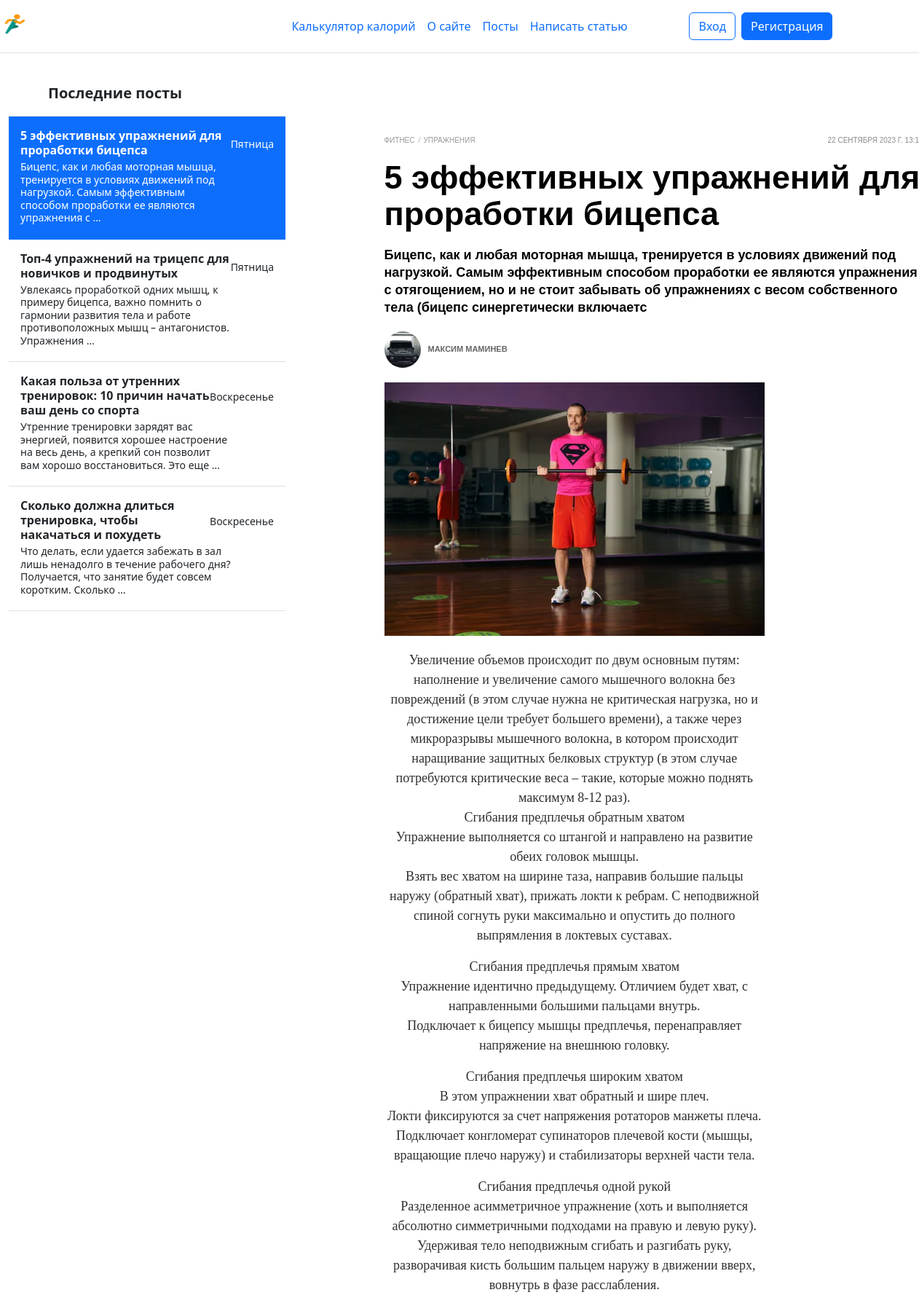
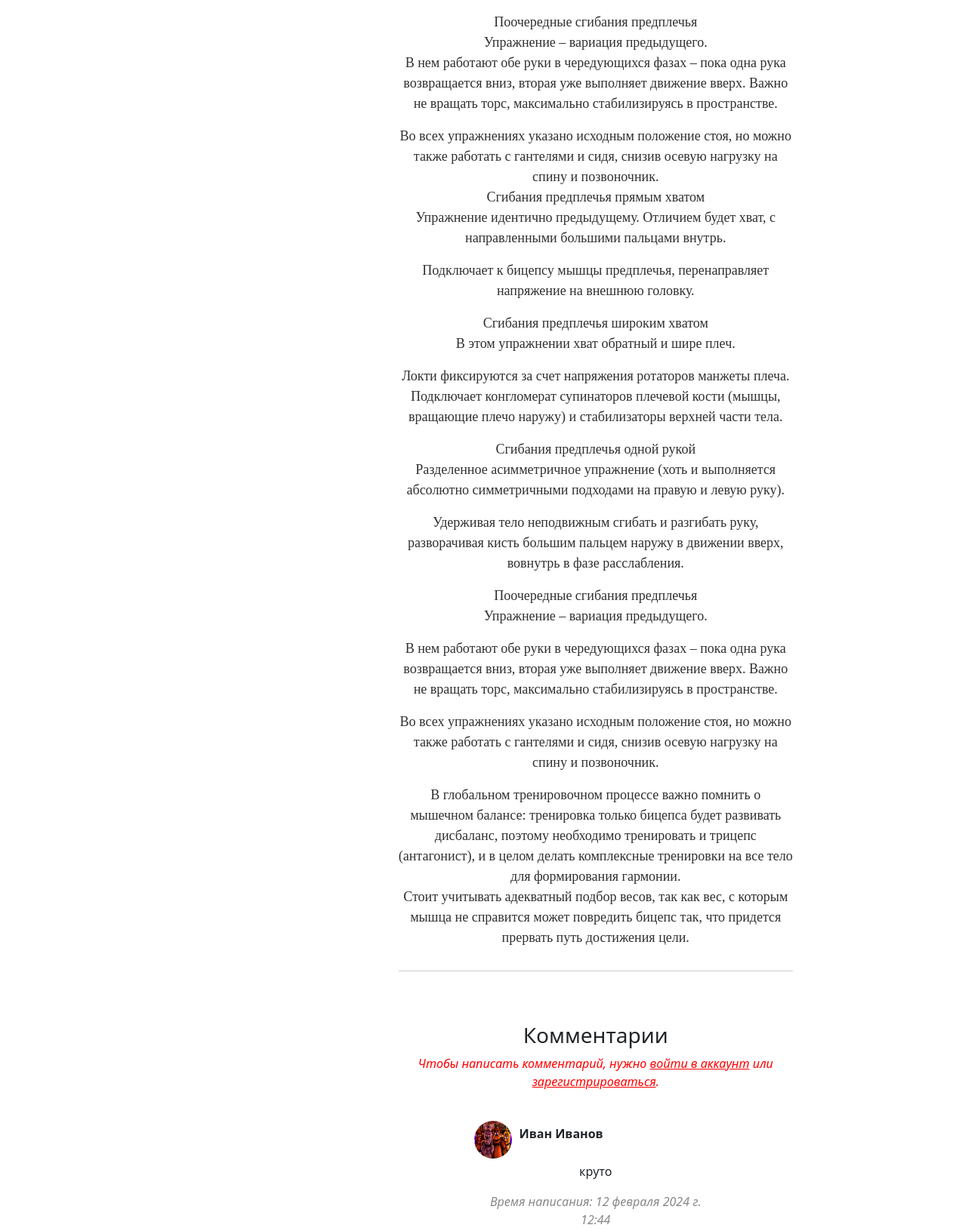
The app's page /posts/5-effektivnykh-uprazhnenii-dlia-prorabotki-bitsepsa/ (upper part) with its own data (2 pictures, top to bottom).
### calorie_calculator/models.py (models this page shows)
class Menu(models.Model):
    name = models.CharField(max_length=255, blank=True, verbose_name='Название')
    description = models.TextField(verbose_name='Описание')
    slug = models.CharField(max_length=255, verbose_name='URL', unique=True, null=True, blank=True)
    view_name = models.CharField(max_length=255, verbose_name='Название view', null=True)
    title_for_page = models.CharField(max_length=255, verbose_name='Заголовок для страницы', blank=True, null=True)
    def get_absolute_url(self):
        if self.slug is None:
            return reverse('home')
        return reverse(viewname=f'{self.view_name}')
    def __str__(self):
        return self.name

### posts/models.py (models this page shows, shortened)
class Posts(models.Model):
    title = models.CharField(max_length=255, verbose_name='Заголовок')
    content = models.TextField(verbose_name='Текст поста')
    description = models.CharField(max_length=255, verbose_name='Краткое описание статьи')
    slug = models.SlugField(max_length=255, db_index=True, unique=True, verbose_name='URL')
    cat = models.ForeignKey('Category', on_delete=models.CASCADE, verbose_name='Категория', null=True)
    time_create = models.DateTimeField(auto_now_add=True, verbose_name='Время создания')
    photo = models.ImageField(upload_to='photos/%Y/%m/%d', verbose_name='Картинка', null=True)
    author = models.ForeignKey(AUTH_USER_MODEL, on_delete=models.CASCADE, verbose_name='Автор', blank=True, null=True)
    is_published = models.BooleanField(verbose_name='Публикация', default=False)
    class Meta:
        verbose_name = 'Посты'
        verbose_name_plural = 'Посты'
        ordering = ['-time_create', '-title']
    def get_absolute_url(self):
        return reverse('post', kwargs={'post_slug': self.slug})

class Category(models.Model):
    name = models.CharField(max_length=255, blank=True, verbose_name='Название категории')
    slug = models.SlugField(max_length=255, unique=True, verbose_name='URL', db_index=True)
    def __str__(self):
        return self.name
    class Meta:
        verbose_name = 'Категория'
        verbose_name_plural = 'Категории'
        ordering = ['id']

class Comment(models.Model):
    post = models.ForeignKey('Posts', on_delete=models.CASCADE, verbose_name='Пост')
    user = models.ForeignKey(CustomUser, on_delete=models.CASCADE, verbose_name='Автор')
    content = models.TextField(verbose_name='Комментарий')
    created_at = models.DateTimeField(auto_now_add=True)
    class Meta:
        verbose_name = 'Комментарий'
        verbose_name_plural = 'Комментарии'
        ordering = ['-created_at']

### registration/models.py (models this page shows)
class CustomUser(AbstractUser):
    avatar = models.ImageField(upload_to='avatars/', blank=True, null=True)
    email = models.EmailField(unique=True)

### posts/views.py (the view)
# urls.py: path('<slug:post_slug>/', Post.as_view(), name='post')
class Post(DetailView, DataMixin):
    model = Posts
    template_name = 'posts/show_post.html'
    context_object_name = 'post'
    slug_url_kwarg = 'post_slug'
    def get_context_data(self, *, object_list=None, **kwargs):
        context = super().get_context_data(**kwargs)
        user_context = self.get_user_context(title=self.get_object().title)
        comments = Comment.objects.filter(post=self.object)
        paginator = Paginator(comments, 5)  # Здесь 5 - количество комментариев на одной странице
        page_number = self.request.GET.get('page')
        page_obj = paginator.get_page(page_number)
        context['comments'] = page_obj
        form = CommentForm()
        context['form'] = form
        return dict(list(context.items()) + list(user_context.items()))
    def post(self, request, *args, **kwargs):
        post = self.get_object()
        user = request.user
        content = request.POST.get('content')
        Comment.objects.create(post=post, user=user, content=content)
        return HttpResponseRedirect(reverse('post', kwargs={'post_slug': post.slug}))

### utils.py (called while the page is built)
    def get_user_context(self, **kwargs):
        context = kwargs
        last_posts = Posts.objects.all().filter(is_published=True).order_by('-time_create')[:6]
        menu = Menu.objects.all()
        context['menu'] = menu
        context['last_posts'] = last_posts
        return context

### posts/templates/posts/show_post.html (shortened to what this page needs)
{% extends 'common/base.html' %}
{% block content %}
<div data-v-670ba17f="" class="detail-page__article"> <div data-v-670ba17f="" itemscope="itemscope" itemtype="http://schema.org/Article" id="article-1985365" class="article-detail-page article article--0"> <div id="article-detail_1985365" itemprop="articleBody" class="article-detail article-detail_order_0 article-detail-with_vertical-video-recommendation"> <div class="article-detail__desc"><header class="article-detail__header"> <div data-v-fa46edbe="" class="article-detail__breadcrumbs breadcrumbs breadcrumbs_skin_grey"><div data-v-fa46edbe="" class="breadcrumbs__list"><div data-v-fa46edbe="" itemprop="articleSection" class="breadcrumbs__item"><a data-v-fa46edbe="" href="/fitness/" class="breadcrumbs__link nuxt-link-active">
    Фитнес
  </a></div><div data-v-fa46edbe="" itemprop="articleSection" class="breadcrumbs__item"><a data-v-fa46edbe="" href="/fitness/training/" class="breadcrumbs__link nuxt-link-active">
    {{post.cat}}
  </a></div></div> <div data-v-fa46edbe="" itemprop="datePublished dateModified" datetime="2023-06-19T09:32:00.000Z" class="breadcrumbs__date">
{{post.time_create}}
</div></div>  <h1 itemprop="headline" class="article-detail__title">{{post.title}}</h1>  <div class="article-detail__subtitle">{{post.description}}</div>  <div data-v-c7726334="" class="author-wrapper article-detail__author"><div data-v-c7726334="" itemprop="author" itemscope="itemscope" itemtype="http://schema.org/Person" class="author-article author-article_skin_grey"><a data-v-c7726334="" href="/author/rotach/" class="author-article__cnt --is-really" itemprop="url"><div data-v-c7726334="" class="picture picture-container picture-container_stretch picture-container_circle"><div class="picture-container__wrapper picture-container__wrapper_defined_ratio"><figure class="picture"><picture itemscope="itemscope" itemtype="https://schema.org/ImageObject" class="picture__content"><meta itemprop="url" content="{{post.author.avatar.url}}"> <meta itemprop="width" content="50"> <meta itemprop="height" content="50"> <meta itemprop="representativeOfPage" content="1"> <source type="image/webp" srcset="{{post.author.avatar.url}} 1x, {{post.author.avatar.url}} 2x">  <img width="50" height="50" alt="{{post.author.first_name}}" title="" draggable="false" itemprop="image" src="{{post.author.avatar.url}}" srcset="{{post.author.avatar.url}} 1x, {{post.author.avatar.url}} 2x"></picture></figure> <div title="" class="picture-layer" style="padding-top: 100%;"></div></div></div> <div data-v-c7726334="" class="author-info"><div data-v-c7726334="" field="name" itemprop="name" class="author-info__name">{{post.author.first_name}} {{post.author.last_name}}</div> <div data-v-c7726334="" field="description" itemprop="jobTitle" class="author-info__description"></div></div></a></div> </div>
  </a></div></div></div> </div></header> <div class="article-detail__image"><div class="picture-container picture-container_stretch"><div class="picture-container__wrapper picture-container__wrapper_defined_ratio"><figure class="picture"><picture class="picture__content"> <source media="(max-width: 509.9px)" type="image/webp" srcset="{{post.photo.url}} 2x"><source media="(min-width: 510px)" type="image/webp" srcset="{{post.photo.url}} 1x, {{post.photo.url}} 2x"> <source media="(max-width: 509.9px)" srcset="{{post.photo.url}} 1x, {{post.photo.url}} 2x"><source media="(min-width: 510px)" srcset="{{post.photo.url}} 1x, {{post.photo.url}} 2x"> <img width="666" height="444" alt="{{post.title}}" title="{{post.title}}" draggable="false" src="{{post.photo.url}}" srcset="{{post.photo.url}} 1x, {{post.photo.url}} 2x"></picture></figure> <div title="Упражнение «Прогулка фермера»: как его правильно выполнять и&amp;nbsp;почему стоит включить в&amp;nbsp;программу" class="picture-layer" style="padding-top: 66.6667%;"></div></div></div> </div><div class="article-detail__content"><div><div class="article-detail_tag_div"> <div class="article-element article-element_map"><div data-v-7c53ddb8="" class="article-map"><div data-v-7c53ddb8="" class="article-map__title">{{post.content|linebreaks}}</div>
  <div class="separator"></div>
  <br><br>
  <h3 class="comments-title">Комментарии</h3>
  {% if request.user.is_authenticated %}
  <form method="post">
    {% csrf_token %}
    {{ form.non_field_errors }}
    {% for f in form %}
      {{ f }}
      <p>{{ f.errors }}</p>
    {% endfor %}
    <button type="submit" class="btn btn-primary">Оставить комментарий</button>
  </form>
  {% else %}
  <p style="color: red; font-style: italic;">Чтобы написать комментарий, нужно <a href="{% url 'login' %}">войти в аккаунт</a> или <a href="{% url 'register' %}">зарегистрироваться</a>.</p>
{% endif %}
<div class="comments">
  {% for comment in comments %}
    <div class="comment">
      <div class="comment-details">
        <div class="avatar-username">
          <div class="comment-avatar">
            <img src="{{ comment.user.avatar.url }}" alt="Аватар">
          </div>
          <p class="comment-username">{{ comment.user.first_name }} {{ comment.user.last_name }}</p>
        </div>
        <div class="comment-content">
          <p>{{ comment.content }}</p>
          <p class="comment-date">Время написания: {{ comment.created_at }}</p>
        </div>
      </div>
    </div>
  {% empty %}
    <p class="no-comments">Комментариев пока нет. Напишите первым!</p>
  {% endfor %}
</div>
{% endblock %}

### templates/common/base.html (shortened to what this page needs)
{% load static %}
<!DOCTYPE html>
<html lang="en">
<head>
    <link rel="stylesheet" href="https://cdn.jsdelivr.net/npm/bootstrap@5.2.3/dist/css/bootstrap.min.css">
    <link rel="stylesheet" href="{% static 'css/styles.css' %}">
    <link rel="stylesheet" href="{% static 'calorie_calculator/css/styles.css' %}">
    <link rel="stylesheet" href="{% static 'posts/css/style.css' %}">
    <link rel="stylesheet" href="{% static 'posts/css/addpage.css' %}">
    <link rel="stylesheet" href="{% static 'posts/css/paginator.css' %}">
    <link rel="stylesheet" href="{% static 'posts/css/comments.css' %}">
</head>
<body>
    {% block header %}
    <header class="d-flex flex-wrap align-items-center justify-content-center justify-content-md-between py-3 mb-4 border-bottom">
        <div class="col-md-3 mb-2 mb-md-0 dop_png">
          <a href="/" class="d-inline-flex link-body-emphasis text-decoration-none">
            <img src="{% static 'calorie_calculator/images/main.png' %}" width="40" height="32">
          </a>
        </div>
        <ul class="nav col-12 col-md-auto mb-2 justify-content-center mb-md-0 dop_header">
          {% for m in menu %}
          {% if m.slug == request.path|slice:'1:'|slice:'-1' or m.slug is None and request.path == '/' %}
          <li class="nav-link px-2 link-secondary">{{m}}</li>
          {% else %}
          <li><a href="{{m.get_absolute_url}}" class="nav-link px-2">{{m}}</a></li>
        {% endif %}
        {% endfor %}
        </ul>
        <div class="col-md-3 text-end dop_login">
          {% if request.user.is_authenticated %}
          <form action="{% url 'logout' %}">
            <div class="d-flex">
              <button type="button" class="btn btn-outline-primary me-2">Привет, {{request.user.first_name}}!</button>
              <button type="submit" class="btn btn-primary">Выйти</button>
            </div>
          </form>
          {% else %}
          <form action="{% url 'login' %}">
            <div class="d-flex">
              <button type="submit" class="btn btn-outline-primary me-2">Вход</button>
            </form>
              <form action="{% url 'register' %}">
                <button type="submit" class="btn btn-primary">Регистрация</button>
              </div>
          {% endif %}
      </header>
    {% endblock %}
    <div class="container-fluid">
      <div class="row">
        <div class="col-md-3 sidebar dop_sidebar">
    {% block sidebar %}
    <div class="d-flex flex-column align-items-stretch flex-shrink-0 bg-body-tertiary" style="width: 380px;">
      <a href="{% url 'PostsHome' %}" class="d-flex align-items-center flex-shrink-0 p-3 link-body-emphasis text-decoration-none border-bottom">
        <svg class="bi pe-none me-2" width="30" height="24"><use xlink:href="#bootstrap"></use></svg>
        <span class="fs-5 fw-semibold">Последние посты</span>
      </a>
      <div class="list-group list-group-flush border-bottom scrollarea mini_tel">
      {% for p in last_posts %}
        {% if request.path_info|slice:'7:'|slice:'0:-1' == p.slug %}
        <a href="{{p.get_absolute_url}}" class="list-group-item list-group-item-action active py-3 lh-sm" aria-current="true">
          <div class="d-flex w-100 align-items-center justify-content-between">
            <strong class="mb-1">{{p.title}}</strong>
            <small>{{ p.time_create|date:'l' }}</small>
          </div>
          <div class="col-10 mb-1 small">{{p.description|truncatewords:20}}</div>
        </a>
        {% else %}
        <a href="{{p.get_absolute_url}}" class="list-group-item list-group-item-action py-3 lh-sm">
          <div class="d-flex w-100 align-items-center justify-content-between">
            <strong class="mb-1">{{p.title}}</strong>
            <small class="text-body-secondary">{{ p.time_create|date:'l' }}</small>
          </div>
          <div class="col-10 mb-1 small">{{p.description|truncatewords:20}}</div>
        </a>
        {% endif %}
        {% endfor %}
      </div>
    </div>
    {% endblock %}
  </div>
  <div class="col-md-9 content mobile">
    <div class="content content-text-center">
    {% block content %}
    {% endblock %}
        </div>
    </div>
  </div>
  </div>
</body>
</html>

### calorie_calculator/static/calorie_calculator/css/styles.css (style rules this page uses)
.content-text-center { margin: 10px 150px; text-align: center; padding: 50px; }
html, body { height: 100%; }
body { display: flex; flex-direction: column; }
.container-fluid { flex: 1; }

### posts/static/posts/css/comments.css (style rules this page uses)
.comment { align-items: flex-start; margin: 40px 100px; }
.avatar-username { display: flex; align-items: center; }
.comment-avatar img { width: 50px; height: 50px; border-radius: 50%; margin-right: 10px; }
.comment-username { font-weight: bold; margin-right: 10px; }
.comment-content { margin-top: 5px; }
.comment-date { font-style: italic; color: #888; }
.separator { margin: 20px 0; border-top: 1px solid #ccc; }

### records on screen
Menu: name "Калькулятор калорий"
Menu: name "О сайте"
Menu: name "Посты"
Menu: name "Написать статью"
Posts: title "5 эффективных упражнений для проработки бицепса", time_create "Пятница", description "Бицепс, как и любая моторная мышца, тренируется в условиях движений под нагрузкой. Самым эффективным способом проработки ее являются упражнения с …", cat "УПРАЖНЕНИЯ", time_create "22 СЕНТЯБРЯ 2023 Г.…", description "Бицепс, как и любая моторная мышца, тренируется в условиях движений под нагрузкой. Самым эффективным способом проработки ее являются упражнения с отягощением, но и не стоит забывать об упражнениях с весом собственного тела (бицепс синергетически включаетс", author.avatar (picture), author.first_name "МАКСИМ", author.last_name "МАМИНЕВ", photo (picture), content "Увеличение объемов происходит по двум основным путям: наполнение и увеличение самого мышечного волокна без повреждений (в этом случае нужна не критическая нагрузка, но и достижение цели требует большего времени), а также через микроразрывы мышечного волокна, в котором происходит наращивание защитных белковых структур (в этом случае потребуются критические веса – такие, которые можно поднять максимум 8-12 раз). Сгибания предплечья обратным хватом Упражнение выполняется со штангой и направлено на развитие обеих головок мышцы. Взять вес хватом на ширине таза, направив большие пальцы наружу (обратный хват), прижать локти к ребрам. С неподвижной спиной согнуть руки максимально и опустить до…"
Posts: title "Топ-4 упражнений на трицепс для новичков и продвинутых", time_create "Пятница", description "Увлекаясь проработкой одних мышц, к примеру бицепса, важно помнить о гармонии развития тела и работе противоположных мышц – антагонистов. Упражнения …"
Posts: title "Какая польза от утренних тренировок: 10 причин начать ваш день со спорта", time_create "Воскресенье", description "Утренние тренировки зарядят вас энергией, появится хорошее настроение на весь день, а крепкий сон позволит вам хорошо восстановиться. Это еще …"
Posts: title "Сколько должна длиться тренировка, чтобы накачаться и похудеть", time_create "Воскресенье", description "Что делать, если удается забежать в зал лишь ненадолго в течение рабочего дня? Получается, что занятие будет совсем коротким. Сколько …"
Comment: user.avatar (picture), user.first_name "Иван", user.last_name "Иванов", content "круто", created_at "12 февраля 2024 г. 12:44"
